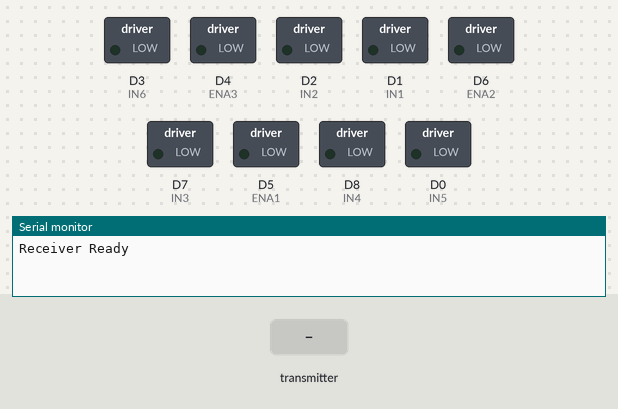
This sketch was run on a simulated ESP8266 (NodeMCU). Shown: switched loads named in the sketch (green lamp = pin HIGH), the last lines printed to the serial monitor. The test bench sets the inputs (shaded band).

Above: at 1.2 s.
1.3 s: the transmitter starts sending x1 = 0
At 1.6 s:
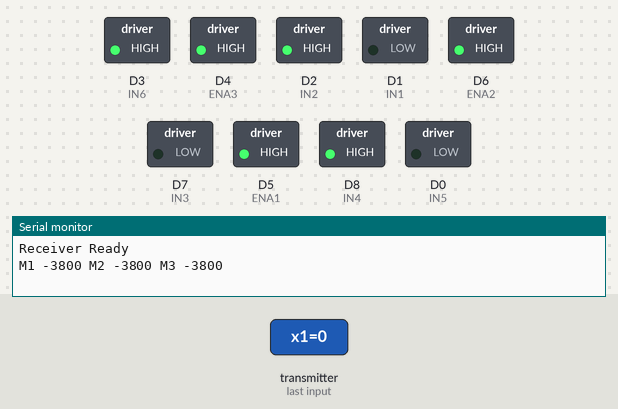
Timing chart, 0 to 4.3 s (numbered marks = the images above; inputs shaded):
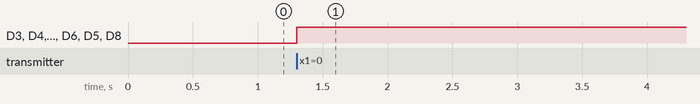

The sketch:

node_rx_.ino
```cpp
#include <ESP8266WiFi.h>
#include <espnow.h>

typedef struct {
  int x1;
  int y1;
  int x2;
  int y2;
} Data;

Data data;

// motor pins
#define ENA1 D5
#define IN1 D1
#define IN2 D2

#define ENA2 D6
#define IN3 D7
#define IN4 D8

#define ENA3 D4
#define IN5 D0
#define IN6 D3

void driveMotor(int en,int a,int b,int spd){

if(spd>20){
digitalWrite(a,HIGH);
digitalWrite(b,LOW);
}
else if(spd<-20){
digitalWrite(a,LOW);
digitalWrite(b,HIGH);
spd=-spd;
}
else{
analogWrite(en,0);
return;
}

spd=constrain(abs(spd),0,1023);
analogWrite(en,spd);
}

void OnDataRecv(uint8_t *mac,uint8_t *incomingData,uint8_t len){

memcpy(&data,incomingData,sizeof(data));

int m1 = data.x1 - 1900;
int m2 = data.y1 - 1900;
int m3 = data.x2 - 1900;

int rotate = data.y2 - 1900;

m1 += rotate;
m2 += rotate;
m3 += rotate;

Serial.print("M1 ");Serial.print(m1);
Serial.print(" M2 ");Serial.print(m2);
Serial.print(" M3 ");Serial.println(m3);

driveMotor(ENA1,IN1,IN2,m1);
driveMotor(ENA2,IN3,IN4,m2);
driveMotor(ENA3,IN5,IN6,m3);
}

void setup(){

Serial.begin(115200);

pinMode(IN1,OUTPUT);
pinMode(IN2,OUTPUT);
pinMode(IN3,OUTPUT);
pinMode(IN4,OUTPUT);
pinMode(IN5,OUTPUT);
pinMode(IN6,OUTPUT);

pinMode(ENA1,OUTPUT);
pinMode(ENA2,OUTPUT);
pinMode(ENA3,OUTPUT);

WiFi.mode(WIFI_STA);

esp_now_init();
esp_now_set_self_role(ESP_NOW_ROLE_SLAVE);
esp_now_register_recv_cb(OnDataRecv);

Serial.println("Receiver Ready");
}

void loop(){}
```

Measured:
- after the input at 1.3 s, D3 (IN6), D4 (ENA3), D2 (IN2), D6 (ENA2), D5 (ENA1), D8 (IN4): LOW → HIGH at once
